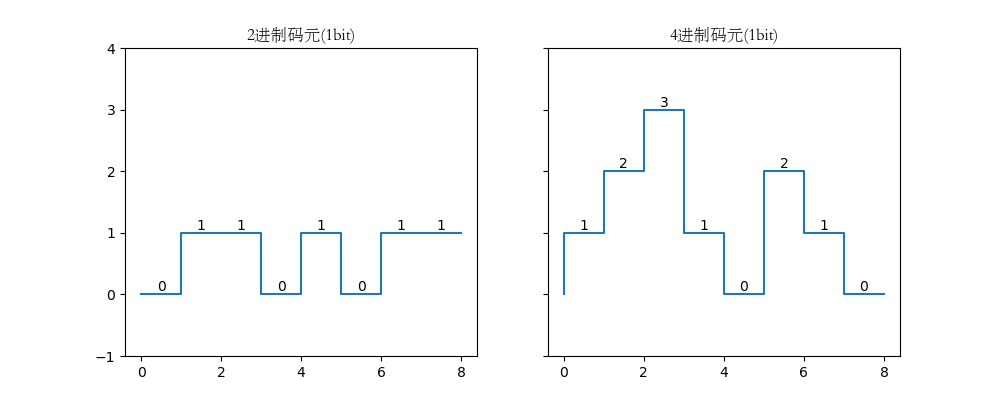

Recreate this plot in Python.
import matplotlib.pyplot as plt 
import numpy as np

x = [0, 1, 2, 3 ,4, 5, 6, 7, 8]
y1 = [0, 0, 1, 1, 0, 1, 0, 1, 1]
y2 = [0, 1, 2, 3, 1, 0, 2, 1, 0]

fig, ax = plt.subplots(1, 2, figsize=(10, 4), sharey=True)

ax[0].set_ylim(-1, 4)
ax[0].step(x, y1, where='pre')
for i in range(1, len(x)):
	ax[0].text(x[i]-0.5, y1[i], y1[i], ha='center', va='bottom')
	ax[1].text(x[i]-0.5, y2[i], y2[i], ha='center', va='bottom')
ax[1].step(x, y2, where='pre')

ax[0].set_title('2进制码元(1bit)', fontfamily='STSong')
ax[1].set_title('4进制码元(1bit)', fontfamily='STSong')
plt.savefig("码元.png")
plt.show()